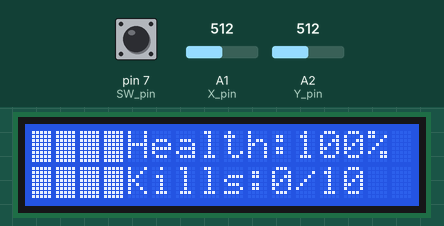
A sketch run on a simulated Arduino Uno, built with avr-gcc and run on an emulated ATmega328P. On the bench: 16×2 character LCD. Inputs (shaded band) come from the test bench; at power-on: A2 (Y_pin) = 512, A1 (X_pin) = 512, pin 7 (SW_pin) HIGH.

Above: at 0.2 s.
1.3 s: A2 (Y_pin) set to 170
At 3.99 s:
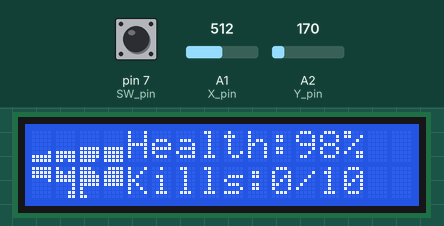
4.1 s: A1 (X_pin) set to 170
At 4.31 s:
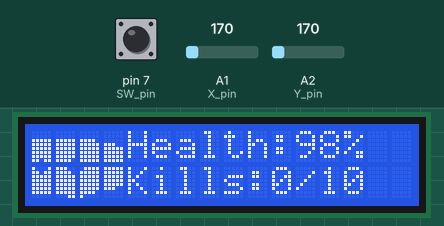
5.6 s: A2 (Y_pin) set to 306
At 6.5 s:
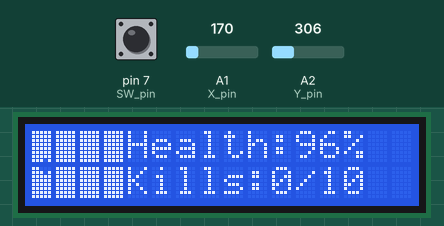
7.2 s: A1 (X_pin) set to 900
At 8.34 s:
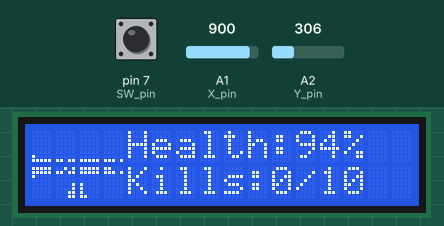
8.7 s: pin 7 (SW_pin) pulled LOW for 0.15 s
At 9.26 s:
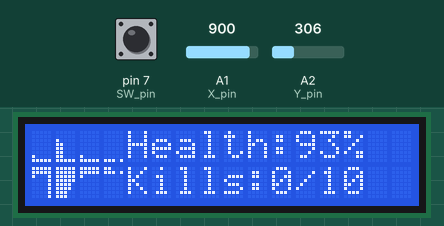
9.4 s: pin 7 (SW_pin) pulled LOW for 1 s
At 10.3 s:
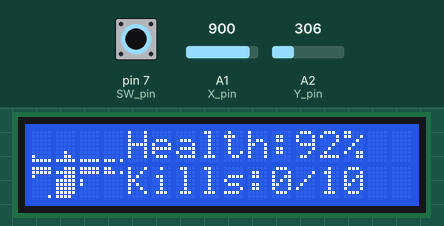

The sketch:

doom.ino
```cpp
#include <LiquidCrystal.h>
#include <math.h>

const int rs = 12, en = 11, d4 = 5, d5 = 4, d6 = 3, d7 = 2;
LiquidCrystal lcd(rs, en, d4, d5, d6, d7);

const int X_pin = 1;
const int Y_pin = 2;
const int SW_pin = 7;

const int FPS = 200;

char mapArray[16][20] = {
    "####################",
    "#________#________e#",
    "#_e_###__#_e_#####_#",
    "#__##___##_______#_#",
    "#__#__e________###_#",
    "#__###____e______#_#",
    "#______________e___#",
    "#___######_##______#",
    "#_e_#______#_______#",
    "#___#__P___#_______#",
    "#___#______#____e__#",
    "#___#______###_____#",
    "#___#__e___________#",
    "#__e__#_#_##########",
    "#_________##########",
    "####################"
};

float playerX = 8.5;
float playerY = 9.5;
float direction = 90;
const float fov = 60;
const float speed = 0.4;
const float turningSpeed = 8;
const float maxViewDistance = 8.0;
const float maxEnemyViewDistance = 2000.0;
int health = 100;
int kills = 0;
unsigned long lastDamageTime = 0;

bool curtainAnimation = true;
int curtainHeight = 0;
unsigned long curtainStartTime = 0;
const int curtainSpeed = 0;
const int maxHeight = 16;
int curtainLine = 0;
const int curtainDoomOffset[20] = {2, 4, 3, 2, 3, 4, 1, 2, 4, 3, 6, 8, 6, 7, 4, 8, 11, 6, 2, 4};
bool gameOver = false;

int shotgunFrame = 0;

bool timedFlip = true;
float timedStart = 0;
float timedInterval = 200;

const int fireDelay = 1000;
unsigned long lastFireTime = 0;
bool canFire = true;

bool pixelMatrix[16][20] = {0};

bool up, down, left, right;

float reloadStart;

struct Projectile {
  float x, y;
  float direction;
  float speed;
  bool active;
};

#define MAX_PROJECTILES 10
Projectile projectiles[MAX_PROJECTILES];

#define MAX_ENEMIES 10

struct Enemy {
  float x, y;
  bool active;
};

Enemy enemies[MAX_ENEMIES];

void setup() {
  pinMode(SW_pin, INPUT_PULLUP);
  Serial.begin(9600);
  lcd.begin(16, 2);
  ClearScreen();
  InitializeEnemies();
  curtainStartTime = millis();
}

void loop() {
  timedFlipFunktion();
  ClearScreen();
  if (curtainAnimation) {
    RunCurtainAnimation();
    Render3D();
    DrawShotgun();
  } else {
    controllerInput();
    UpdatePlayerMovement();
    UpdatePlayerStats();
    CheckForFire();
    ManageShotgunAnimations();
    UpdateProjectiles();
    Render3D();
    RenderEnemies();
    RenderProjectiles();
    DrawShotgun();
    Countdown();
  }
  RenderScreen();
  RenderUI();
  delay(1000 / FPS);
}

float CastRay(float angle) {
  float rayX = playerX;
  float rayY = playerY;

  float rayDirX = cos(angle);
  float rayDirY = sin(angle);

  float distance = 0.0;

  while (distance < maxViewDistance) {
    rayX += rayDirX * 0.1;
    rayY += rayDirY * 0.1;
    distance += 0.1;

    if (rayX < 0 || rayX >= 20 || rayY < 0 || rayY >= 16) {
      return maxViewDistance;
    }

    if (mapArray[(int)rayY][(int)rayX] == '#') {
      return distance;
    }
  }

  return maxViewDistance;
}

void Render3D() {
  for (int column = 0; column < 20; column++) {
    float rayAngle = direction + (column - 10) * (fov / 20);
    float rayDistance = CastRay(DegToRadian(rayAngle));

    if (rayDistance < maxViewDistance) {
      int wallHeight = max(1, (int)(8 / rayDistance));

      for (int row = 0; row < 16; row++) {
        if (row >= (8 - wallHeight) && row <= (8 + wallHeight)) {
          DrawPixel(column, row, true);
        } else {
          //DrawPixel(column, row, false);
        }
      }
    } else {
      for (int row = 0; row < 16; row++) {
        //DrawPixel(column, row, false);
      }
    }
  }
}

void RenderScreen() {
  for (int charY = 0; charY < 2; charY++) {
    for (int charX = 0; charX < 4; charX++) {
      byte customChar[8] = {0};

      for (int row = 0; row < 8; row++) {
        for (int col = 0; col < 5; col++) {
          int pixelX = charX * 5 + col;
          int pixelY = charY * 8 + row;
          if (pixelMatrix[pixelY][pixelX]) {
            customChar[row] |= (1 << (4 - col));
          }
        }
      }

      lcd.createChar(charY * 4 + charX, customChar);
      lcd.setCursor(charX, charY);
      lcd.write(charY * 4 + charX);
    }
  }
}

void ClearScreen() {
  for (int y = 0; y < 16; y++) {
    for (int x = 0; x < 20; x++) {
      pixelMatrix[y][x] = false;
    }
  }
}

void controllerInput() {
  if (analogRead(X_pin) < 212) up = true;
  else up = false;
  if (analogRead(X_pin) > 812) down = true;
  else down = false;
  if (analogRead(Y_pin) < 212) right = true;
  else right = false;
  if (analogRead(Y_pin) > 812) left = true;
  else left = false;
}

void UpdatePlayerMovement() {
  if (direction > 360) direction -= 360;
  if (direction < 0) direction += 360;

  if (right) direction += turningSpeed;
  if (left) direction -= turningSpeed;

  float newX = playerX;
  float newY = playerY;

  if (up) {
    newX += speed * cos(DegToRadian(direction));
    newY += speed * sin(DegToRadian(direction));
  }

  if (down) {
    newX -= speed * cos(DegToRadian(direction));
    newY -= speed * sin(DegToRadian(direction));
  }

  if (mapArray[(int)newY][(int)newX] != '#') {
    playerX = newX;
    playerY = newY;
  }
}

float DegToRadian(float degree) {
  return degree * PI / 180.0;
}

void FireProjectile() {
  for (int i = 0; i < MAX_PROJECTILES; i++) {
    if (!projectiles[i].active) {
      projectiles[i].x = playerX;
      projectiles[i].y = playerY;
      projectiles[i].direction = direction;
      projectiles[i].speed = 0.3;
      projectiles[i].active = true;
      break;
    }
  }
}

void UpdateProjectiles() {
  for (int i = 0; i < MAX_PROJECTILES; i++) {
    if (projectiles[i].active) {
      projectiles[i].x += projectiles[i].speed * cos(DegToRadian(projectiles[i].direction));
      projectiles[i].y += projectiles[i].speed * sin(DegToRadian(projectiles[i].direction));

      if (mapArray[(int)projectiles[i].y][(int)projectiles[i].x] == '#') {
        projectiles[i].active = false;
      }

      for (int j = 0; j < MAX_ENEMIES; j++) {
        if (enemies[j].active) {
          float dx = projectiles[i].x - enemies[j].x;
          float dy = projectiles[i].y - enemies[j].y;

          if (sqrt(dx * dx + dy * dy) < 0.5) {
            enemies[j].active = false;
            projectiles[i].active = false;
            kills++;
            break;
          }
        }
      }

      float dx = projectiles[i].x - playerX;
      float dy = projectiles[i].y - playerY;
      if (sqrt(dx * dx + dy * dy) > maxViewDistance) {
        projectiles[i].active = false;
      }
    }
  }
}

void RenderProjectiles() {
  for (int i = 0; i < MAX_PROJECTILES; i++) {
    if (projectiles[i].active) {
      float dx = projectiles[i].x - playerX;
      float dy = projectiles[i].y - playerY;
      float distance = sqrt(dx * dx + dy * dy);

      if (distance >= maxViewDistance) {
        projectiles[i].active = false;
        continue;
      }

      float angleToProjectile = atan2(dy, dx) * 180 / PI;

      float relativeAngle = angleToProjectile - direction;

      if (relativeAngle > 180) relativeAngle -= 360;
      if (relativeAngle < -180) relativeAngle += 360;

      if (fabs(relativeAngle) < fov / 2) {
        int screenX = (int)((relativeAngle + fov / 2) / fov * 20);
        int circleRadius = max(1, (int)(4 / distance));

        for (int row = 8 - circleRadius; row <= 8 + circleRadius; row++) {
          for (int col = screenX - circleRadius; col <= screenX + circleRadius; col++) {
            int dx = col - screenX;
            int dy = row - 8;
            if (dx * dx + dy * dy <= circleRadius * circleRadius) {
              if (row >= 0 && row < 16 && col >= 0 && col < 20) {
                DrawPixel(col, row, true);
              }
            }
          }
        }
      }
    }
  }
}

void UpdatePlayerStats(){
  return;
}

void CheckForFire(){
  bool buttonState = digitalRead(SW_pin);
  if (buttonState == LOW && canFire) {
    FireProjectile();
    lastFireTime = millis();
    canFire = false;
  }

  if (buttonState == HIGH) {
    unsigned long currentTime = millis();
    if ((currentTime - lastFireTime) >= fireDelay) {
      canFire = true;
    }
  }
}

void RenderUI(){
  if(!gameOver){
    lcd.setCursor(4, 0);
    lcd.print("Health:");
    lcd.print(health);
    lcd.print("%         ");
    lcd.setCursor(4, 1);
    lcd.print("Kills:");
    lcd.print(kills);
    lcd.print("/");
    lcd.print(MAX_ENEMIES);
  }else{
    lcd.setCursor(4, 0);
    lcd.print("Game Over        ");
    lcd.setCursor(4, 1);
    if(kills >= 10)lcd.print("You won        ");
    if(health <= 0)lcd.print("You lost        ");
  }
}

void RunCurtainAnimation() {
  if (millis() - curtainStartTime >= curtainSpeed) {
    for (int i = 0; i < 20; i++) {
      for (int x = 0; x < 16; x++) {
        DrawPixel(i, x, true);
      }
    }

    for (int i = 0; i < 20; i++) {
      for (int x = 0; x < curtainHeight - curtainDoomOffset[i] - 5; x++) {
        DrawPixel(i, x, false);
      }
    }

    curtainHeight++;

    curtainStartTime = millis();

    if (curtainHeight >= maxHeight + 18) {
      curtainAnimation = false;
    }
  }
}

void DrawShotgun(){
  switch(shotgunFrame){
    case 1:
      DrawPixel(8, 15, true);
      DrawPixel(9, 15, true);
      DrawPixel(10, 15, true);
      DrawPixel(9, 14, true);
      DrawPixel(10, 14, true);
      DrawPixel(9, 13, true);
      DrawPixel(10, 13, true);
      break;
    case 2:
      DrawPixel(9, 15, true);
      DrawPixel(10, 15, true);
      DrawPixel(9, 14, true);
      DrawPixel(10, 14, true);
      break;
    case 3:
      DrawPixel(4, 15, true);
      DrawPixel(7, 5, true);
      DrawPixel(4, 15, true);
      DrawPixel(10, 11, true);
      DrawPixel(10, 12, true);
      for(int x = 5; x < 6 + 1; x++){
        for(int y = 11; y < 15 + 1; y++){
          DrawPixel(x, y, true);
        }
      }
      for(int x = 7; x < 8 + 1; x++){
        for(int y = 6; y < 15 + 1; y++){
          DrawPixel(x, y, true);
        }
      }
      for(int y = 9; y < 14 + 1; y++){
        DrawPixel(9, y, true);
      }
      break;
    case 4:
      DrawPixel(5, 2, true);
      DrawPixel(8, 12, true);
      DrawPixel(8, 13, true);
      for(int y = 10; y < 15 + 1; y++){
        DrawPixel(4, y, true);
      }
      for(int y = 7; y < 15 + 1; y++){
        DrawPixel(7, y, true);
      }
      for(int x = 5; x < 6 + 1; x++){
        for(int y = 3; y < 15 + 1; y++){
          DrawPixel(x, y, true);
        }
      }
      for(int x = 8; x < 9 + 1; x++){
        for(int y = 8; y < 11 + 1; y++){
          DrawPixel(x, y, true);
        }
      }
      break;
    case 5:
      DrawPixel(6, 9, true);
      DrawPixel(7, 9, true);
      for(int y = 10; y < 13 + 1; y++){
        DrawPixel(9, y, true);
      }
      for(int y = 7; y < 15 + 1; y++){
        DrawPixel(5, y, true);
      }
      for(int y = 6; y < 11 + 1; y++){
        DrawPixel(4, y, true);
      }
      for(int y = 5; y < 7 + 1; y++){
        DrawPixel(3, y, true);
      }
      for(int x = 6; x < 8 + 1; x++){
        for(int y = 10; y < 15 + 1; y++){
          DrawPixel(x, y, true);
        }
      }
      break;
    default:
      DrawPixel(8, 15, true);
      DrawPixel(9, 15, true);
      DrawPixel(10, 15, true);
      DrawPixel(11, 15, true);
      DrawPixel(8, 14, true);
      DrawPixel(9, 14, true);
      DrawPixel(10, 14, true);
      DrawPixel(9, 13, true);
      DrawPixel(10, 13, true);
      DrawPixel(9, 12, true);
      DrawPixel(10, 12, true);
  }
}

void timedFlipFunktion(){
  if(millis() - timedStart >= timedInterval){
    timedStart = millis();
    timedFlip = !timedFlip;
  }
}

void ManageShotgunAnimations(){
  if((up || down) && canFire){
    if(timedFlip)shotgunFrame = 1;
    if(!timedFlip)shotgunFrame = 0;
  }else if(!canFire){
    float fireStep = fireDelay / 6.0;
    unsigned long elapsedTime = millis() - lastFireTime;

    if (elapsedTime > fireStep * 0) shotgunFrame = 2;
    if (elapsedTime > fireStep * 1) shotgunFrame = 3;
    if (elapsedTime > fireStep * 2) shotgunFrame = 4;
    if (elapsedTime > fireStep * 3) shotgunFrame = 5;
    if (elapsedTime > fireStep * 4) shotgunFrame = 4;
    if (elapsedTime > fireStep * 5) shotgunFrame = 3;
  }else{
    shotgunFrame = 0;
  }
}

void DrawPixel(int x, int y, bool state) {
  if (x >= 0 && x < 20 && y >= 0 && y < 16) {
   pixelMatrix[y][x] = state;
  }
}

void InitializeEnemies() {
  enemies[0] = {18.5, 2.5, true};
  enemies[1] = {2.5, 3.5, true};
  enemies[2] = {10.5, 3.5, true};
  enemies[3] = {6.5, 4.5, true};
  enemies[4] = {8.5, 5.5, true};
  enemies[5] = {14.5, 6.5, true};
  enemies[6] = {2.5, 8.5, true};
  enemies[7] = {14.5, 10.5, true};
  enemies[8] = {6.5, 12.5, true};
  enemies[9] = {2.5, 13.5, true};
}


void RenderEnemies() {
  for (int i = 0; i < MAX_ENEMIES; i++) {
    if (enemies[i].active) {
      float dx = enemies[i].x - playerX;
      float dy = enemies[i].y - playerY;
      float distance = sqrt(dx * dx + dy * dy);

      if (distance >= maxEnemyViewDistance) {
        enemies[i].active = false;
        continue;
      }

      float angleToEnemy = atan2(dy, dx) * 180 / PI;
      float relativeAngle = angleToEnemy - direction;

      if (relativeAngle > 180) relativeAngle -= 360;
      if (relativeAngle < -180) relativeAngle += 360;

      if (fabs(relativeAngle) < fov / 2) {
        int screenX = (int)((relativeAngle + fov / 2) / fov * 20);
        int size = max(1, (int)(4 / distance));

        for (int row = -size; row <= size; row++) {
          for (int col = -size + abs(row); col <= size - abs(row); col++) {
            int pixelX = screenX + col;
            int pixelY = 8 + row;

            if (pixelX >= 0 && pixelX < 20 && pixelY >= 0 && pixelY < 16) {
              if (pixelMatrix[pixelY][pixelX] == true) {
                DrawPixel(pixelX, pixelY, false);
                pixelMatrix[pixelY][pixelX] = false;
              } else {
                DrawPixel(pixelX, pixelY, true);
                pixelMatrix[pixelY][pixelX] = true;
              }
            }
          }
        }
      }
    }
  }
}

void Countdown(){
  if (millis() - lastDamageTime >= 1000) {
    lastDamageTime = millis();
    if (health > 0) {
      health--;
    }
  }
  if(health <= 0){
    gameOver = true;
  }
  if(kills >= 10){
    gameOver = true;
  }
}
```

Measured:
- after the input at 7.2 s, the display: first changes after 0.10 s (image 4 shows a later state)
- what the display in image 3 shows lasts 0.7 s, from 6.0 s to 6.7 s
